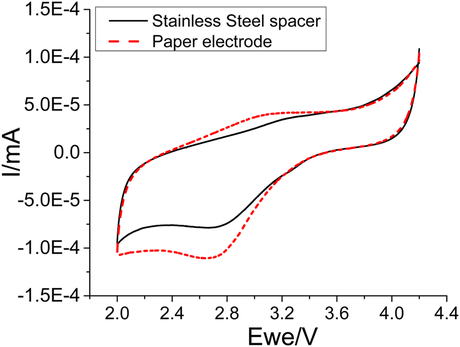
#> input picture physchem/images/red_black_cv.png, 460 x 347 px, shrunk from 850 x 641 before the run, found by its file name
$ jupyter execute components_thin.ipynb   (shell and % lines are left out)
#> lines starting #> are read from the running program, lines starting #| are printed output that depends on the picture; after the words box and inside, x2 and y2 are one past the last pixel; in counts of white or black regions, pixels touching at a corner belong together
### physchem/labels.py
from scipy.ndimage import label, generate_binary_structure

def filter_less_than(arr, k):
    return arr[np.nonzero(arr < k)]

# [13 lines left out: functions filter_equals, test1, not called in this run]

def label_binary(image_file, img_count=5, thresh=128):
#> called with img_count = 4, thresh = 180
    import os
    import numpy as np
    from PIL import Image
    from scipy.ndimage import label
    im_gray =np.array(Image.open(image_file).convert("L"))

    im_bool = im_gray > thresh
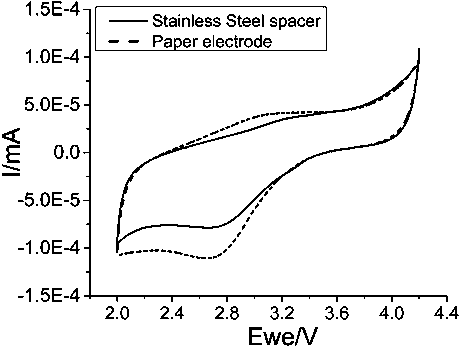
#> im_bool: shape (347, 460) bool; 94.1% white; black in thin lines or dots
    maxval = 255

    im_bin = (im_gray > thresh) * maxval
#> im_bin: shape (347, 460) int64; 94.1% white; black in thin lines or dots
    im_invert = (255 - im_bin)
#> im_invert: shape (347, 460) int64; 5.9% white in thin lines or dots

    # https://stackoverflow.com/questions/52078231/get-a-quanity-of-pixels-with-specific-color-at-image-python-opencv

    Image.fromarray(np.uint8(im_bin)).save('numpy_binarization.png')

#    labeled, nr_objects = scipy.ndimage.label(im_bin, output=np.uint8)
#    im_bin_shaped= np.ndarray(shape=im_bin.shape, dtype=np.uint8)

#    labeled, nr_objects = scipy.ndimage.label(im_invert, output=np.uint8)
    labeled, nr_objects = label(im_invert)
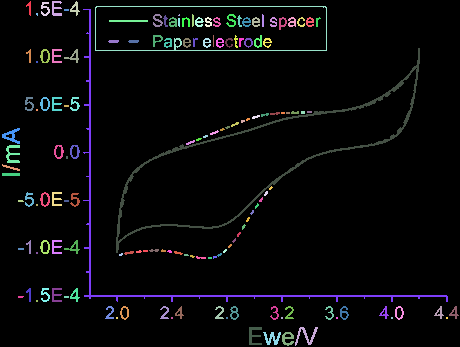
#> labeled: shape (347, 460) int32; 152 distinct labels, from 0 to 151; one colour per label, 0 black
#> nr_objects = 151
    # index regions by size => index
    labels_by_size = {}
    for label in range(nr_objects):
        labels_by_size[np.count_nonzero(labeled == label)] = label;

# still learning this
#    sorted_regions_by_size = {k: v for k, v in sorted(regions_by_size.items(), key=lambda item: (item[0], item[1]), reverse=True)}
    sorted_regions_by_size = []
    labels_by_size_sorted = sorted(labels_by_size.items(), key=lambda item: item[0], reverse=True)
    count = 0
    ncol = 1
    nrow = img_count
    fig, axes = plt.subplots(nrow, ncol, figsize=(8, 8), sharex=True, sharey=True)
    ax = axes.ravel()
    row = 0
    for labels_by_size in labels_by_size_sorted[:img_count]:
        label = labels_by_size[1]

        filtered_image = create_filtered_image(labeled, label, im_gray.shape)
        subplot(ax[count], filtered_image, 'img' + str(count))
        ff8 = filtered_image.astype(np.uint8)
#        Image.fromarray(ff8).show()
        count += 1
        row += 1
#> this loop made 4 passes
#> pass 2, in label_binary, `filtered_image = create_filtered_image(labeled, label, im_gray.shape)`:
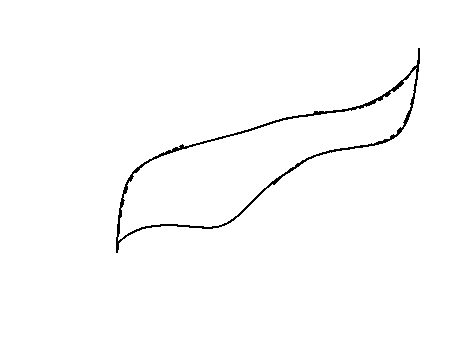
#> filtered_image: shape (347, 460) int64; 98.8% white; black in thin lines or dots, all inside (x1, y1, x2, y2) = (116, 48, 420, 253)
#> pass 3, in label_binary, `filtered_image = create_filtered_image(labeled, label, im_gray.shape)`:
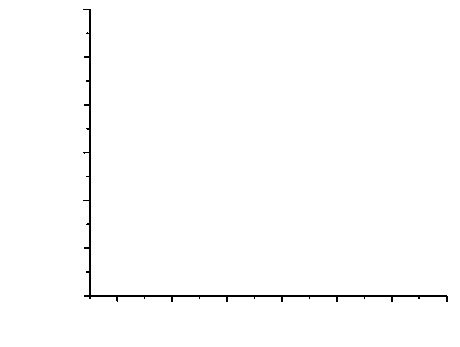
#> filtered_image: shape (347, 460) int64; 99.1% white; black in thin lines or dots, all inside (x1, y1, x2, y2) = (83, 9, 448, 302)
#> after the loop, count = 4; row = 4

import matplotlib.pyplot as plt
import matplotlib.patches as mpatches

from skimage import data
from skimage.filters import threshold_otsu
from skimage.segmentation import clear_border
from skimage.measure import label, regionprops
from skimage.morphology import closing, square
from skimage.color import label2rgb

def create_filtered_image(labeled, label, shape):
    import numpy as np

    #this reduces the size of the image - strips all zeros; can't yet make it work
    # filtered_image = labeled[labeled != label]
    # take the simple route - much slower but works
    filtered_image = np.full(shape, 255)

    # maybe use np.where?
    for r in range(shape[0]):
        for c in range(shape[1]):
            val = labeled[r,c]
            if val == label:
                filtered_image[r,c] = 0

    return filtered_image

def thin_binary(image_file, thresh=180):
#> called with thresh = 180
    from skimage.morphology import skeletonize, thin
    import os
    import numpy as np
    from PIL import Image
    from scipy.ndimage import label


    im_gray =np.array(Image.open(image_file).convert("L"))
    maxval = 255
    im_bin = (im_gray > thresh) * maxval
    im_invert = (255 - im_bin)
    image = im_invert
    # binarize; this is white on black which skeletonize wants
    image = np.where(image > 0, 1, 0)
#> image: shape (347, 460) int64; values 0 (black) and 1 (white), 5.9% white in thin lines or dots

    skeleton = skeletonize(image)
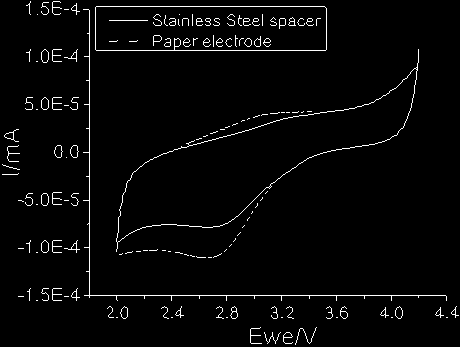
#> skeleton: shape (347, 460) bool; 2.8% white in thin lines or dots
    thinned = thin(image)
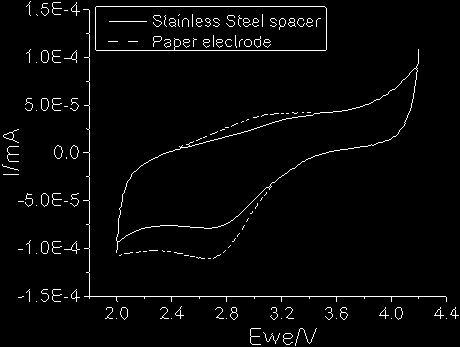
#> thinned: shape (347, 460) bool; 2.7% white in thin lines or dots
    thinned_partial = thin(image, max_iter=25)

    fig, axes = plt.subplots(2, 2, figsize=(8, 8), sharex=True, sharey=True)
    ax = axes.ravel()

    subplot(ax[0], image, 'original')
    subplot(ax[1], skeleton, 'skeleton')
    subplot(ax[2], thinned, 'thinned')
    subplot(ax[3], thinned_partial, 'thinned_partial')

    fig.tight_layout()
    plt.show()
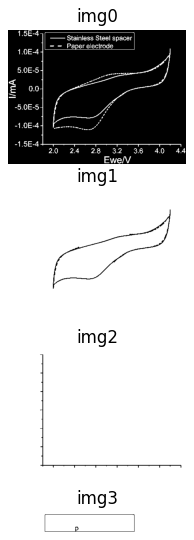
#> figure drawn by matplotlib, 4 panels

def subplot(axi, image, title):
        axi.imshow(image, cmap=plt.cm.gray)
        axi.set_title(title)
        axi.axis('off')


# [31 lines left out: function segments, not called in this run]

### physchem/components_thin.ipynb
[cell 1]

import os
HOME = os.path.expanduser("~")
JUPYTER = os.path.join(HOME, "workspace", "jupyter")
IMAGES = os.path.join(JUPYTER, "physchem", "images")
PHYSCHEM_LIION = os.path.join(JUPYTER, "physchem", "liion")

[cell 2]
def find_components_and_thin(image_file):
    print("f", image_file, os.path.exists(image_file))
    label_binary(image_file, img_count=4, thresh=180)

    thin_binary(image_file)

[cell 3]
from labels import label_binary, thin_binary
PHYSCHEM_IMAGES = os.path.join(JUPYTER, "physchem", "images")
imgdict = {"RED_BLACK" : os.path.join(PHYSCHEM_IMAGES, "red_black_cv.png"),
        "CAPACITY" : os.path.join(PHYSCHEM_IMAGES, "capacitycycle.png"),
        "GREEN" : os.path.join(PHYSCHEM_LIION, 'PMC7077619/pdfimages/image.8.3.81_523.164_342/raw.png'),
        "PANEL2" : os.path.join(PHYSCHEM_LIION, 'PMC7075112/pdfimages/image.5.2.98_499.292_449/raw.png'),
        "PLOT2" : os.path.join(PHYSCHEM_LIION, 'PMC7075112/pdfimages/image.4.3.117_479.722_864/raw.png'),
        "PLOT3" : os.path.join(PHYSCHEM_LIION, 'PMC7074852/pdfimages/image.7.3.86_507.385_495/raw.png'),
        "PLOT32" : os.path.join(PHYSCHEM_LIION, 'PMC7067258/pdfimages/image.5.1.52_283.71_339/raw.png'),
          }

# https://note.nkmk.me/en/python-numpy-opencv-image-binarization/
import scipy.ndimage
from PIL import Image
import numpy as np
from collections import Counter

name = "PLOT2"
name = "GREEN"
name = "RED_BLACK"

for name in imgdict.keys():
    print(name)
    image_file = imgdict[name]
    find_components_and_thin(image_file)
#> pass 2 of the loop `for name in imgdict.keys():`:
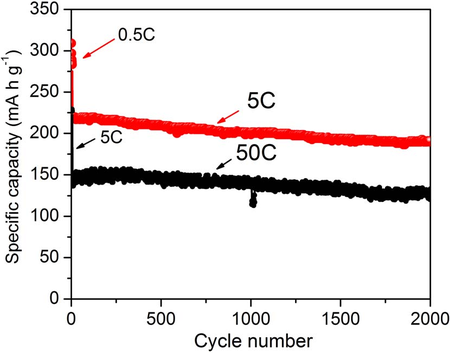
#> input picture physchem/images/capacitycycle.png, 450 x 353 px, shrunk from 830 x 652 before the run, found by its file name
#> im_gray: shape (353, 450)
#> im_bool: shape (353, 450) bool; 89% white; 88 black regions (8 under 20 px), largest, box (x1, y1, x2, y2) and area: (63, 8, 431, 307) 12826, (5, 95, 19, 120) 131, (262, 144, 276, 161) 95
#> in label_binary (call 2), `labeled, nr_objects = label(im_invert)`:
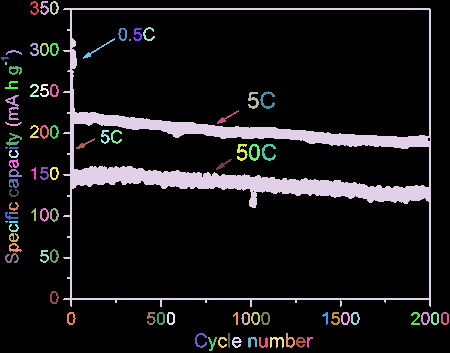
#> labeled: shape (353, 450) int32; 89 distinct labels, from 0 to 88; one colour per label, 0 black
#> nr_objects = 88
#> after the loop in label_binary (call 2), `for labels_by_size in labels_by_size_sorted[:img_count]:`: count = 4
#> skeleton: shape (353, 450) bool; 2.7% white in thin lines or dots
#> thinned: shape (353, 450) bool; 2.6% white in thin lines or dots
#> in thin_binary (call 2), `plt.show()`:
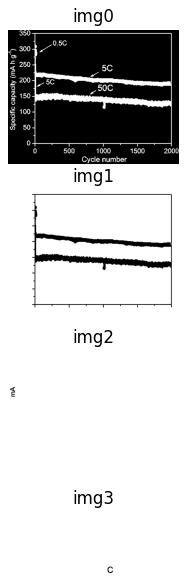
#> figure drawn by matplotlib, 4 panels
#> pass 3 of the loop `for name in imgdict.keys():`:
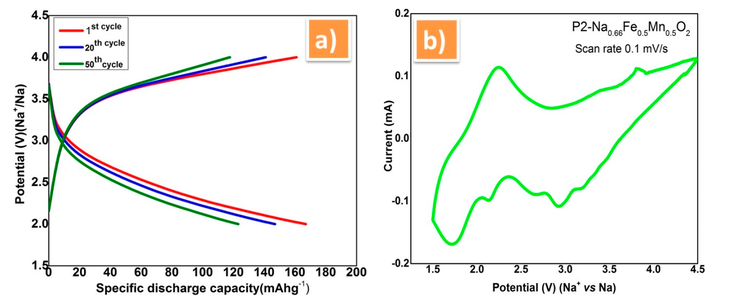
#> input picture physchem/liion/PMC7077619/pdfimages/image.8.3.81_523.164_342/raw.png, 733 x 296 px, shrunk from 1354 x 546 before the run, found by its file name
#> im_gray: shape (296, 733)
#> im_bool: shape (296, 733) bool; 91.7% white; 166 black regions (48 under 20 px), largest, box (x1, y1, x2, y2) and area: (42, 10, 367, 277) 6810, (410, 13, 698, 273) 3812, (310, 20, 348, 57) 1152
#> in label_binary (call 3), `labeled, nr_objects = label(im_invert)`:
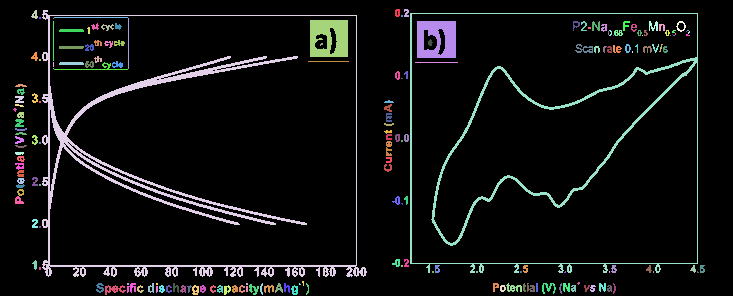
#> labeled: shape (296, 733) int32; 188 distinct labels, from 0 to 187; one colour per label, 0 black
#> nr_objects = 187
#> after the loop in label_binary (call 3), `for labels_by_size in labels_by_size_sorted[:img_count]:`: count = 4
#> skeleton: shape (296, 733) bool; 3.3% white in thin lines or dots
#> thinned: shape (296, 733) bool; 3.3% white in thin lines or dots
#> in thin_binary (call 3), `plt.show()`:
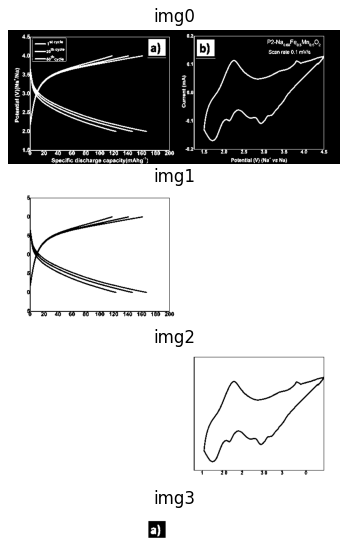
#> figure drawn by matplotlib, 4 panels
#> the loop made 7 passes; the first 3 are shown

# Label image regions

This example shows how to segment an image with image labelling. The following
steps are applied:

1. Thresholding with automatic Otsu method
2. Close small holes with binary closing
3. Remove artifacts touching image border
4. Measure image regions to filter small objects

[cell 4]
import matplotlib.pyplot as plt
import matplotlib.patches as mpatches

from skimage import data
from skimage.filters import threshold_otsu
from skimage.segmentation import clear_border
from skimage.measure import label, regionprops
from skimage.morphology import closing, square
from skimage.color import label2rgb


# image = data.coins()[50:-50, 50:-50]
# requires grayscale
def labels(image):
    print("OTSU not yet implemented")
    return

    # apply threshold
    thresh = threshold_otsu(image)
    bw = closing(image > thresh, square(3))

    # remove artifacts connected to image border
    cleared = clear_border(bw)

    # label image regions
    label_image = label(cleared)
    # to make the background transparent, pass the value of `bg_label`,
    # and leave `bg_color` as `None` and `kind` as `overlay`
    image_label_overlay = label2rgb(label_image, image=image, bg_label=0)

    fig, ax = plt.subplots(figsize=(10, 6))
    ax.imshow(image_label_overlay)

    for region in regionprops(label_image):
        # take regions with large enough areas
        if region.area >= 100:
            # draw rectangle around segmented coins
            minr, minc, maxr, maxc = region.bbox
            rect = mpatches.Rectangle((minc, minr), maxc - minc, maxr - minr,
                                      fill=False, edgecolor='red', linewidth=2)
            ax.add_patch(rect)

    ax.set_axis_off()
    plt.tight_layout()
    plt.show()

JUPYTER = "/Users/pm286/workspace/jupyter"
#> JUPYTER = '/Users/pm286/workspace/jupyter'
import os
import numpy as np
from PIL import Image
imagefile = os.path.join(JUPYTER, "physchem", "images", "red_black_cv.png")
image = Image.open(imagefile).convert('LA')
print("image", type(image))
#| image <class 'PIL.Image.Image'>
labels = labels(image)
print("labels ", labels)
#| labels  None

[cell 5]
if __name__ == "__main__":
    import sys

#    main(sys.argv[1:])
print("FINISHED")
